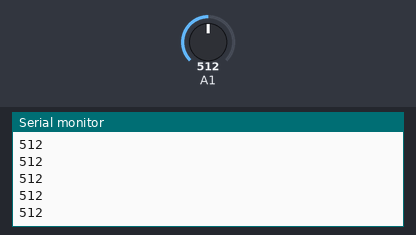
The sketch below on a simulated Arduino Uno, built with avr-gcc and run on an emulated ATmega328P. Shown: the last lines printed to the serial monitor. The test bench sets the inputs (shaded band); at power-on: A1 = 512.

Above: at 1.2 s.
1.3 s: A1 set to 716
At 2.0 s:
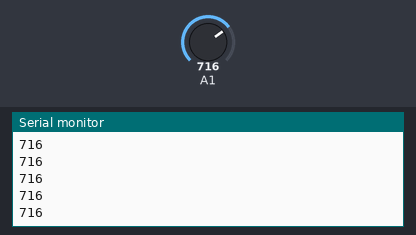
2.8 s: A1 set to 900
At 3.4 s:
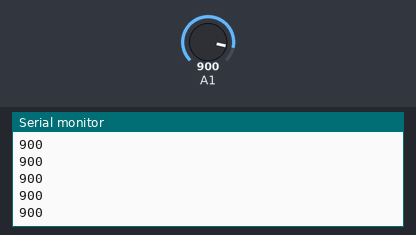
Timing chart, 0 to 5.8 s (numbered marks = the images above; inputs shaded):
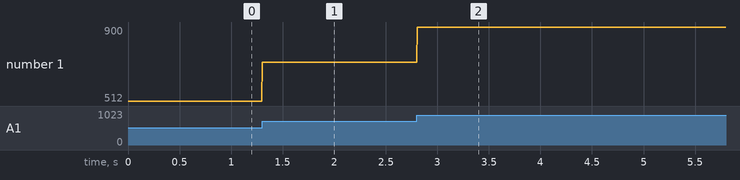

Measured:
- after the input at 1.3 s, the serial monitor: prints a new line at once (image 1)
- after the input at 2.8 s, the serial monitor: prints a new line at once (image 2)
- plotted number 1: 512 → 716 after the input at 1.3 s, 716 → 900 after the input at 2.8 s

The sketch:

HPC_Code.ino
```cpp
//Write a program which reads the analog voltage of the divider and sends the voltage values over serial toyou pc.
//Use the arduino IDE's serial plotter to plot the voltage values.
//Modify the program to turn on the on-board LED when the light level is above some threshold.

#define RDA 0x80
#define TBE 0x20

volatile unsigned char *myUCSR0A = (unsigned char *)0x00C0;
volatile unsigned char *myUCSR0B = (unsigned char *)0x00C1;
volatile unsigned char *myUCSR0C = (unsigned char *)0x00C2;
volatile unsigned int  *myUBRR0  = (unsigned int *) 0x00C4;
volatile unsigned char *myUDR0   = (unsigned char *)0x00C6;

volatile unsigned char* my_ADMUX = (unsigned char*) 0x7C;
volatile unsigned char* my_ADCSRB = (unsigned char*) 0x7B;
volatile unsigned char* my_ADCSRA = (unsigned char*) 0x7A;
volatile unsigned int* my_ADC_DATA = (unsigned int*) 0x78;


void setup() {
    // setup the UART
  U0init(9600);
  // setup the ADC
  adc_init();

}

void loop() {
  //get data from photo resister and save it
  unsigned int data;
  data = adc_read(1); //need a value to pass in.

  //break the int into two pieces and pass each into two outchars
  //Use the Arduino IDE's serial plotter to plot the voltage values
  print_int(data);
  U0getchar();
}


void adc_init() //initalizes the analog to digiral converter to be ready to read analog data
{
    // setup the A register
  *my_ADCSRA |= 0b10000000; // set bit   7 to 1 to enable the ADC
  *my_ADCSRA &= 0b11011111; // clear bit 6 to 0 to disable the ADC trigger mode
  *my_ADCSRA &= 0b11110111; // clear bit 5 to 0 to disable the ADC interrupt
  *my_ADCSRA &= 0b11111000; // clear bit 0-2 to 0 to set prescaler selection to slow reading
  // setup the B register
  *my_ADCSRB &= 0b11110111; // clear bit 3 to 0 to reset the channel and gain bits
  *my_ADCSRB &= 0b11111000; // clear bit 2-0 to 0 to set free running mode
  // setup the MUX Register
  *my_ADMUX  &= 0b01111111; // clear bit 7 to 0 for AVCC analog reference
  *my_ADMUX  |= 0b01000000; // set bit   6 to 1 for AVCC analog reference
  *my_ADMUX  &= 0b11011111; // clear bit 5 to 0 for right adjust result
  *my_ADMUX  &= 0b11100000; // clear bit 4-0 to 0 to reset the channel and gain bits
}

unsigned int adc_read(unsigned char adc_channel_num) //returns the analog data read from the analog channel given as a parameter
{
  // clear the channel selection bits (MUX 4:0)
  *my_ADMUX  &= 0b11100000;
  // clear the channel selection bits (MUX 5)
  *my_ADCSRB &= 0b11110111;
  // set the channel number
  if(adc_channel_num > 7)
  {
    // set the channel selection bits, but remove the most significant bit (bit 3)
    adc_channel_num -= 8;
    // set MUX bit 5
    *my_ADCSRB |= 0b00001000;
  }
  // set the channel selection bits
  *my_ADMUX  += adc_channel_num;
  // set bit 6 of ADCSRA to 1 to start a conversion
  *my_ADCSRA |= 0x40;
  // wait for the conversion to complete
  while((*my_ADCSRA & 0x40) != 0);
  // return the result in the ADC data register
  return *my_ADC_DATA;
}

void print_int(unsigned int out_num)
{
  unsigned char print_flag = 0;

  if(out_num >= 1000){
    U0putchar (out_num / 1000 + '0');
    print_flag = 1;
    out_num = out_num % 1000;
    }
  if(out_num >= 100 || print_flag){
    U0putchar (out_num / 100 + '0');
    print_flag = 1;
    out_num = out_num % 100;
    }
  if(out_num >= 10 || print_flag){
    U0putchar (out_num / 10 + '0');
    print_flag = 1;
    out_num = out_num % 10;
    }
  U0putchar (out_num + '0');
  U0putchar ('\n');
}

void U0init(int U0baud)
{
 unsigned long FCPU = 16000000;
 unsigned int tbaud;
 tbaud = (FCPU / 16 / U0baud - 1);
 // Same as (FCPU / (16 * U0baud)) - 1;
 *myUCSR0A = 0x20;
 *myUCSR0B = 0x18;
 *myUCSR0C = 0x06;
 *myUBRR0  = tbaud;
}
unsigned char U0kbhit()
{
  return *myUCSR0A & RDA;
}
unsigned char U0getchar()
{
  return *myUDR0;
}
void U0putchar(unsigned char U0pdata)
{
  while((*myUCSR0A & TBE)==0);
  *myUDR0 = U0pdata;
}
```
